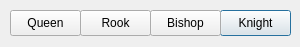
<?xml version="1.0" encoding="UTF-8"?>
<ui version="4.0">
 <class>PromotionWindow</class>
 <widget class="QDialog" name="PromotionWindow">
  <property name="geometry">
   <rect>
    <x>0</x>
    <y>0</y>
    <width>300</width>
    <height>47</height>
   </rect>
  </property>
  <property name="windowTitle">
   <string>Promotion</string>
  </property>
  <property name="modal">
   <bool>true</bool>
  </property>
  <widget class="QPushButton" name="Knight">
   <property name="geometry">
    <rect>
     <x>220</x>
     <y>10</y>
     <width>71</width>
     <height>26</height>
    </rect>
   </property>
   <property name="text">
    <string>Knight</string>
   </property>
  </widget>
  <widget class="QPushButton" name="Queen">
   <property name="geometry">
    <rect>
     <x>10</x>
     <y>10</y>
     <width>71</width>
     <height>26</height>
    </rect>
   </property>
   <property name="text">
    <string>Queen</string>
   </property>
  </widget>
  <widget class="QPushButton" name="Rook">
   <property name="geometry">
    <rect>
     <x>80</x>
     <y>10</y>
     <width>71</width>
     <height>26</height>
    </rect>
   </property>
   <property name="text">
    <string>Rook</string>
   </property>
  </widget>
  <widget class="QPushButton" name="Bishop">
   <property name="geometry">
    <rect>
     <x>150</x>
     <y>10</y>
     <width>71</width>
     <height>26</height>
    </rect>
   </property>
   <property name="text">
    <string>Bishop</string>
   </property>
  </widget>
 </widget>
 <resources/>
 <connections/>
</ui>
